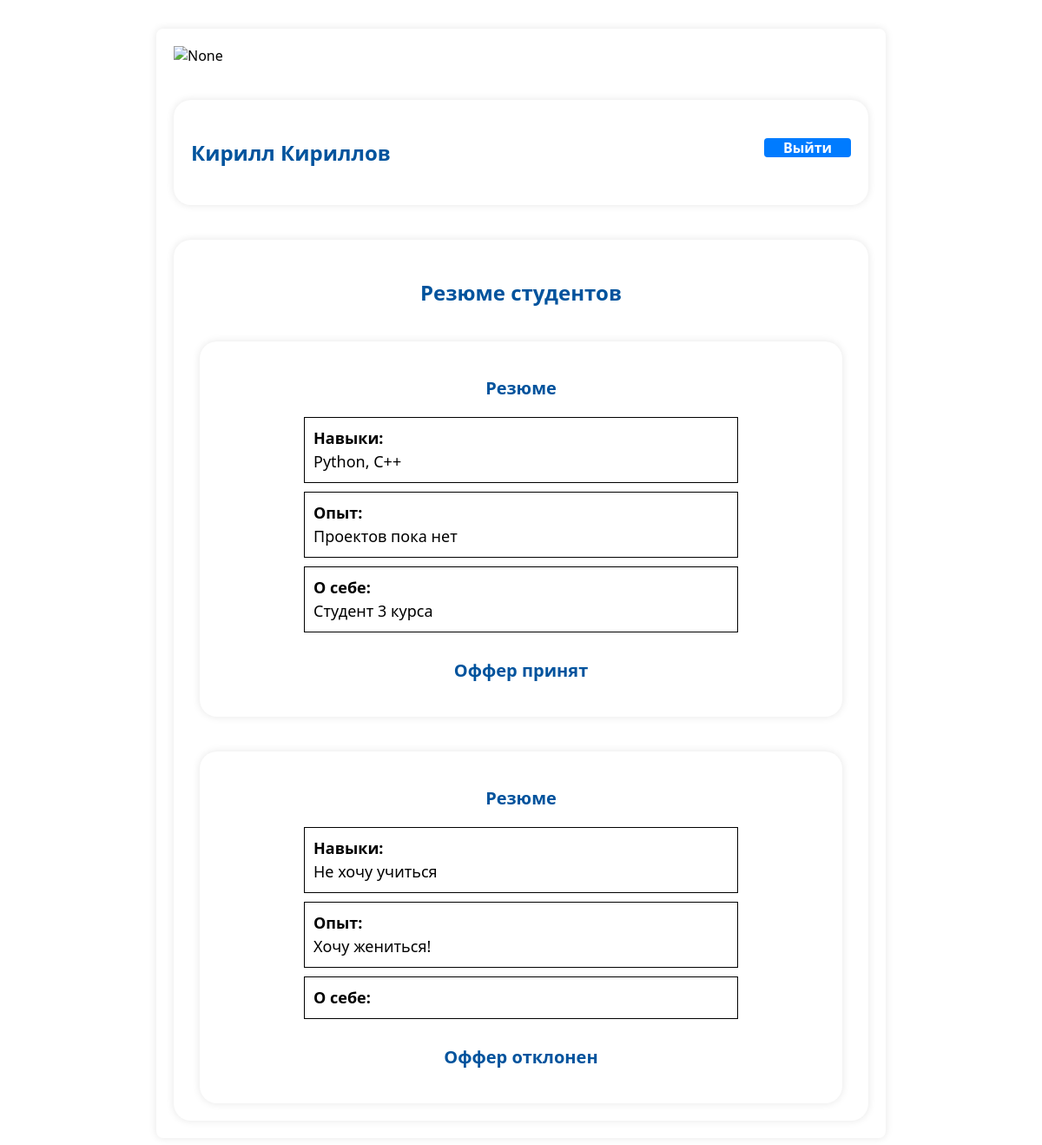
The page /auth_partners/profile_part/ (signed in) on the database its author committed.
### student/models.py (models this page shows)
class Resume(models.Model):
    student_id = models.ForeignKey(User, verbose_name="студент", on_delete=models.CASCADE, blank=True)
    information = models.TextField(blank=True)
    about = models.TextField(blank=True)
    iam = models.TextField(blank=True)
    resume_send = models.BooleanField(null=True, blank=True)
    resume_accept = models.BooleanField(null=True, blank=True)

### partners/views.py (the view, shortened to what this page needs)
# urls.py: path('profile_part/', include('partners.urls', namespace='partners_profile')),
@login_required
def profile_part(request):
    print(request.user.is_authenticated)
    print(request.user.username)
    data = Resume.objects.all()
    return render(request, 'partners/profile.html', {'data':data, "offers":Offers.objects.all()})

### partners/templates/partners/profile.html (shortened to what this page needs)
{% load static %}
<!DOCTYPE html>
<html lang='en'>
<head>
    <link rel='stylesheet' href='{% static 'css/profile_part.css' %}'>
</head>
<body>
    <div class='container' >
        <img src='{% static 'image/guap.svg' %}' alt='None'>
        <div class='contetn'>
            <h3 class='text_users'>{{ user.first_name }} {{ user.last_name }} <a href='/' class='logout-btn'>Выйти</a> </h3>
        </div>
        <div class='contetn_resume'>
            <h3 class='text_resume'>Резюме студентов</h3>
            {% if data %}
            {% for field in data %}
            <form method="post">
                <div class='table_resume'>
                    <p class='text_resume_table'> Резюме </p>
                    <div class='info'>
                        <div class="info-section">
                            <span class='date_info'>Навыки:</span> <br> {{ field.information }}
                        </div>
                        <div class="info-section">
                            <span class='date_info'>Опыт:</span> <br> {{ field.about }}
                        </div>
                        <div class="info-section">
                            <span class='date_info'>О себе:</span> <br> {{ field.iam }}
                        </div>
                    </div>
                    {% if field.resume_accept %}
                    <p class='text_resume_table'> Оффер принят </p>
                    {% elif field.resume_accept == False %}
                    <p class='text_resume_table'> Оффер отклонен </p>
                    {% elif field.resume_send%}
                    <p class='text_resume_table'> Ожидание ответа </p>
                    {% else %}
                    <button type="submit" class='text-blk_offer'>Отправить Оффер</button>
                    {% endif %}
                </div>
            </form>
            {% endfor %}
            {% else %}
              <h3 class='text_resume'>Пока резюме от студентов нет!</h3>
            {% endif %}
        </div>
    </div>
</body>
</html>

### partners/static/css/profile_part.css (style rules this page uses)
.container { font-family:system-ui, -apple-system, BlinkMacSystemFont, 'Segoe UI', Roboto, Oxygen, Ubuntu, Cantarell, 'Open Sans', 'Helvetica Neue', sans-serif; width: 100%; max-width: 800px; height: auto; min-height: 900px; margin: 0 auto; margin-top: 33px; padding: 20px; border-radius: 8px; box-shadow: 0 0 10px rgba(0, 0, 0, 0.1); }
.contetn { font-family:system-ui, -apple-system, BlinkMacSystemFont, 'Segoe UI', Roboto, Oxygen, Ubuntu, Cantarell, 'Open Sans', 'Helvetica Neue', sans-serif; background-color: #fff; padding: 20px; border-radius: 20px; width: calc(100% - 40px); margin: 0 auto; margin-top: 40px; height:auto; box-shadow: 0 0 10px rgba(0, 0, 0, 0.1); display: flex; flex-direction: column; justify-content: center; }
.text_users { font-family:system-ui, -apple-system, BlinkMacSystemFont, 'Segoe UI', Roboto, Oxygen, Ubuntu, Cantarell, 'Open Sans', 'Helvetica Neue', sans-serif; font-family:system-ui, -apple-system, BlinkMacSystemFont, 'Segoe UI', Roboto, Oxygen, Ubuntu, Cantarell, 'Open Sans', 'Helvetica Neue', sans-serif; color: RGB(0, 83, 157); font-size: 24px; }
.logout-btn { font-family:system-ui, -apple-system, BlinkMacSystemFont, 'Segoe UI', Roboto, Oxygen, Ubuntu, Cantarell, 'Open Sans', 'Helvetica Neue', sans-serif; float: right; background-color: #007bff; border: none; width: 100px; height: auto; margin: 0 auto; color: #fff; font-size: 16px; text-align: center; text-decoration: none; border-radius: 4px; }
.contetn_resume { font-family:system-ui, -apple-system, BlinkMacSystemFont, 'Segoe UI', Roboto, Oxygen, Ubuntu, Cantarell, 'Open Sans', 'Helvetica Neue', sans-serif; background-color: #fff; padding: 20px; border-radius: 20px; width: calc(100% - 40px); margin: 0 auto; margin-top: 40px; height:auto; min-height: 200px; box-shadow: 0 0 10px rgba(0, 0, 0, 0.1); }
.text_resume { font-family:system-ui, -apple-system, BlinkMacSystemFont, 'Segoe UI', Roboto, Oxygen, Ubuntu, Cantarell, 'Open Sans', 'Helvetica Neue', sans-serif; color: RGB(0, 83, 157); font-size: 24px; text-align: center; }
.text_resume_table { font-family:system-ui, -apple-system, BlinkMacSystemFont, 'Segoe UI', Roboto, Oxygen, Ubuntu, Cantarell, 'Open Sans', 'Helvetica Neue', sans-serif; color: RGB(0, 83, 157); font-size: 20px; text-align: center; font-weight: bold; }
.table_resume { font-family:system-ui, -apple-system, BlinkMacSystemFont, 'Segoe UI', Roboto, Oxygen, Ubuntu, Cantarell, 'Open Sans', 'Helvetica Neue', sans-serif; background-color: #fff; padding: 20px; border-radius: 20px; width: calc(100% - 60px); margin: 0 auto; margin-top: 40px; box-shadow: 0 0 10px rgba(0, 0, 0, 0.1); display: flex; flex-direction: column; justify-content: center; }
.info { font-family:system-ui, -apple-system, BlinkMacSystemFont, 'Segoe UI', Roboto, Oxygen, Ubuntu, Cantarell, 'Open Sans', 'Helvetica Neue', sans-serif; text-align: center; font-size: 18px; line-height: 150%; }
.info-section { font-family:system-ui, -apple-system, BlinkMacSystemFont, 'Segoe UI', Roboto, Oxygen, Ubuntu, Cantarell, 'Open Sans', 'Helvetica Neue', sans-serif; width: 500px; border: 1px solid #000; padding: 10px; box-sizing: border-box; margin: 0 auto; margin-bottom: 10px; text-align: justify; }
.date_info { font-family:system-ui, -apple-system, BlinkMacSystemFont, 'Segoe UI', Roboto, Oxygen, Ubuntu, Cantarell, 'Open Sans', 'Helvetica Neue', sans-serif; text-align: center; font-weight: bold; }

### rows shown on the page
Resume: information "Python, C++", about "Проектов пока нет", iam "Студент 3 курса", resume_accept "Оффер принят"
Resume: information "Не хочу учиться", about "Хочу жениться!", resume_accept "Оффер отклонен"

### other values the page prints
{{ user.first_name }} "Кирилл"
{{ user.last_name }} "Кириллов"
